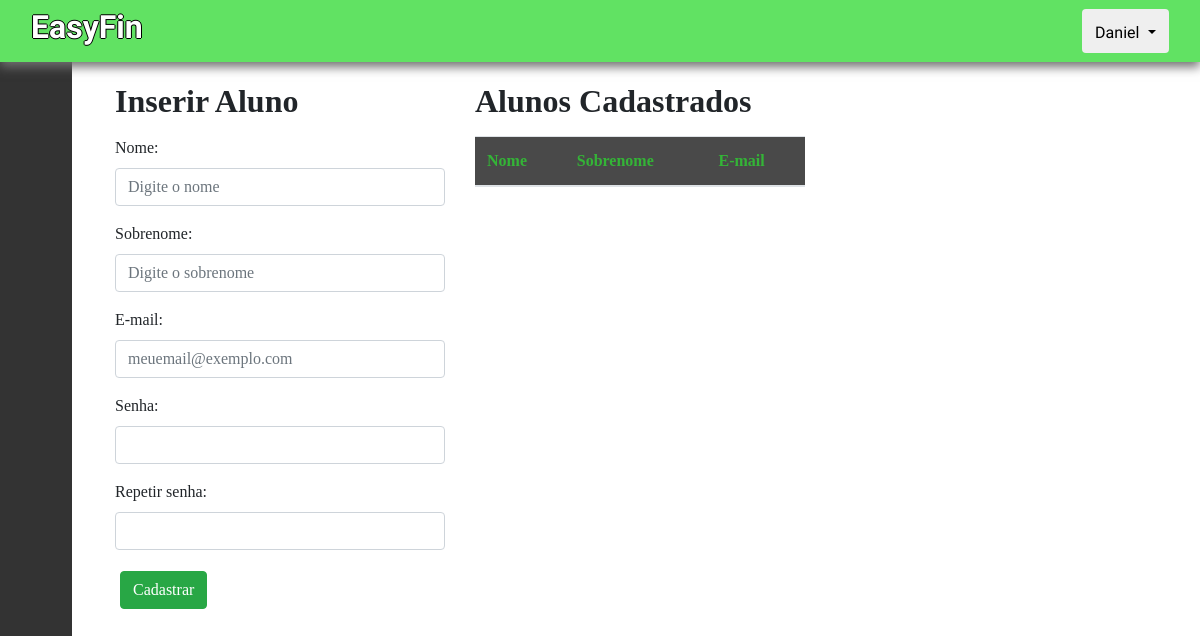
Page /alunos (signed in) on the earlier database version.
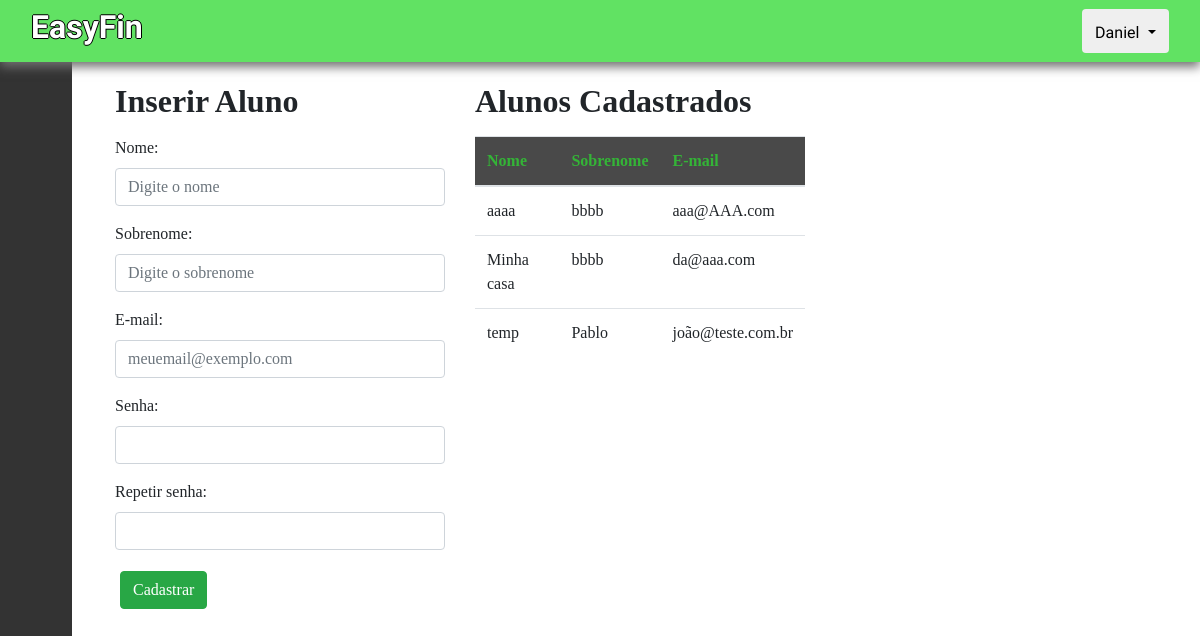
Same page on the later database version.
### app/models/tables.py (models this page shows, shortened)
class Professor(db.Model):
    __tablename__ = "professores"
    id = db.Column(db.Integer, primary_key=True)
    email = db.Column(db.String, unique=True)
    nome = db.Column(db.String)
    sobrenome = db.Column(db.String)
    password = db.Column(db.String)
    disciplina = db.Column(db.String)
    @property
    def is_authenticated(self):
        return True

class Aluno(db.Model):
    __tablename__ = "alunos"
    id = db.Column(db.Integer, primary_key=True)
    email = db.Column(db.String, unique=True)
    nome = db.Column(db.String)
    sobrenome = db.Column(db.String)
    password = db.Column(db.String)

### app/controllers/default.py (the view, shortened to what this page needs)
@app.route("/alunos", methods=["POST", "GET"])
def alunos():
    form = addAluno()
    alunos = Aluno.query.all()
    return render_template('alunos.html', alunos=alunos, form=form)

### app/models/forms.py
class addAluno(FlaskForm):
    nome = StringField("nome", validators=[DataRequired()])
    sobrenome = StringField("nome", validators=[DataRequired()])
    email = StringField("email", validators=[DataRequired(), Email(message="E-mail inválido.")])
    password = PasswordField("password", validators=[DataRequired(), EqualTo('confirm', message='As senhas não coincidem!')])
    confirm = PasswordField('Repeat Password', validators=[DataRequired()])

### app/models/tables.py (called while the page is built)
@login_manager.user_loader
def load_user(id):
    return Professor.query.filter_by(id=id).first()

### app/templates/alunos.html (shortened to what this page needs)
{% extends 'logged-base.html' %}
{% block contect %}
<div class="row">
    <div class="col-lg-4">
        <h2 class="subTitulo">Inserir Aluno</h2>
        <form action="" method="POST">
            <div class="form-group">
                <label>Nome:</label>
                {{ form.nome(class="form-control stringInput", placeholder="Digite o nome", id="nome") }}
            </div>
            <div class="form-group">
                <label>Sobrenome:</label>
                {{ form.sobrenome(class="form-control stringInput", placeholder="Digite o sobrenome", id="sobrenome") }}
            </div>
            <div class="form-group">
                <label>E-mail:</label>
                {{ form.email(class="form-control stringInput", placeholder="meuemail@exemplo.com", id="email") }}
            </div>
            <div class="form-group">
                <label>Senha:</label>
                {{ form.password(class="form-control stringInput", id="password") }}
            </div>
            <div class="form-group">
                <label>Repetir senha:</label>
                {{ form.confirm(class="form-control stringInput", id="password") }}
            </div>
            <button type="submit" class="btn btn-success tn-default btnMargins" id="submit" >Cadastrar</button>
        </form>
    </div>
    <div class="col-lg-4">
        <h2 class="subTitulo coluna2">Alunos Cadastrados</h2>
        <div class="table-responsive">
            <table class="table" id="rowTable">
                <thead>
                    <tr>
                        <th scope="col">Nome</th>
                        <th scope="col">Sobrenome</th>
                        <th scope="col">E-mail</th>
                    </tr>
                </thead>
                <tbody>
                    {% for aluno in alunos %}
                    <tr>
                        <td>{{ aluno.nome }}</td>
                        <td>{{ aluno.sobrenome }}</td>
                        <td>{{ aluno.email }}</td>
                    </tr>
                    {% endfor %}
                </tbody>
            </table>
        </div>
    </div>
</div>
</div>
{% endblock %}

### app/templates/logged-base.html (shortened to what this page needs)
<!DOCTYPE html><html lang="pt-br">
<head>
    <link rel=stylesheet type=text/css href="{{ url_for('static', filename='css/homebase.css') }}">
    <link rel=stylesheet type=text/css href="{{ url_for('static', filename='css/bootstrap.min.css') }}">
    </head>
{% if current_user.is_authenticated %}
<link rel=stylesheet type=text/css href="{{ url_for('static', filename='css/sidebar.css') }}">
<link rel="stylesheet" href="https://cdn.materialdesignicons.com/4.9.95/css/materialdesignicons.min.css"/>
<body class="corpo">
    <nav class="navbar navPrincipal">
        <div class="container-fluid">
          <h2 class="tituloPrincipal">EasyFin</h2>
          <div class="btn-group">
              <button type="button" class="btn btn-default dropdown-toggle" data-bs-toggle="dropdown" aria-expanded="false" data-toggle="dropdown">
                  <span class="glyphicon glyphicon-user userFont">{{ current_user.nome }}</span>
              </button>
          </div>
      </div>
    </nav>
        <aside class="sidebar">
			<nav>
				<ul class="sidebar__nav">
					<li>
						<a href="{{ url_for('dashboard') }}" class="sidebar__nav__link">
						</a>
					</li>
					<li>
						<a href="{{ url_for('professores') }}" class="sidebar__nav__link">
						</a>
					</li>
					<li>
						<a href="{{ url_for('alunos') }}" class="sidebar__nav__link">
						</a>
					</li>
					<li>
						<a href="{{ url_for('noticias') }}" class="sidebar__nav__link">
						</a>
					</li>
					<li>
						<a href="{{ url_for('questoes') }}" class="sidebar__nav__link">
						</a>
					</li>
				</ul>
			</nav>
		</aside>
			<main class="main">
				<div id="page-content-wrapper">
					<div class="container-fluid">
						{% block contect %}
						{% endblock %}
					</div>
		</main>
</body>
{% endif %}

### app/static/css/homebase.css (style rules this page uses)
:root { --sidebar-width: 4.5em; }
.tituloPrincipal { font-family: 'Kanit', 'sans-serif'; font-weight:700; color: white; text-shadow: -1px 0 black, 0 1px black, 1px 0 black, 0 -1px black; }
.subTitulo { margin-bottom: 15px; font-weight: bold; }
.navPrincipal { background-color: #61e263; font-size: 35px; padding: 5px; box-shadow: 0px 5px 10px 0px #707070; z-index:999; }
.main { font-family: 'Noto Sans JP', 'sans-serif'; margin: 20px; }
.userFont { font-family: 'Kanit', 'sans-serif'; }
.btnMargins { margin: 5px; }
thead { background-color: rgb(73, 73, 73); color: #34b437; }
a:link { text-decoration: none !important; }
@media (min-width: 572px) { .main { margin-left: 100px; } }

### app/static/css/sidebar.css (style rules this page uses)
.sidebar { background-color: #333; position: fixed; transition: width 0.2s ease; z-index:100; }
#page-content-wrapper { margin: 15px auto; position: relative; }
.sidebar nav { height: 100%; }
.sidebar .sidebar__nav { display: flex; height: 100%; list-style: none; margin: 0; padding: 0; }
.sidebar .sidebar__nav .sidebar__nav__link { align-items: center; color: #bbb; display: flex; padding-left: 20px; text-decoration: none; transition: color 0.2s ease, background-color 0.2s ease; font-family: 'Kanit', 'sans-serif'; }
@media (min-width: 572px) { .sidebar { margin-top: -62px; height: 100vh; left: 0; width: var(--sidebar-width); } }
@media (min-width: 572px) { .sidebar .sidebar__nav { flex-direction: column; } }
@media (min-width: 572px) { .sidebar .sidebar__nav li:first-child { margin-top: 60px; } }
@media (min-width: 572px) { .sidebar .sidebar__nav .sidebar__nav__link { padding: 1em; } }

Differences in the rows shown:
added Aluno: nome "aaaa", sobrenome "bbbb", email "aaa@AAA.com"
added Aluno: nome "Minha casa", sobrenome "bbbb", email "da@aaa.com"
added Aluno: nome "temp", sobrenome "Pablo", email "joão@teste.com.br"
